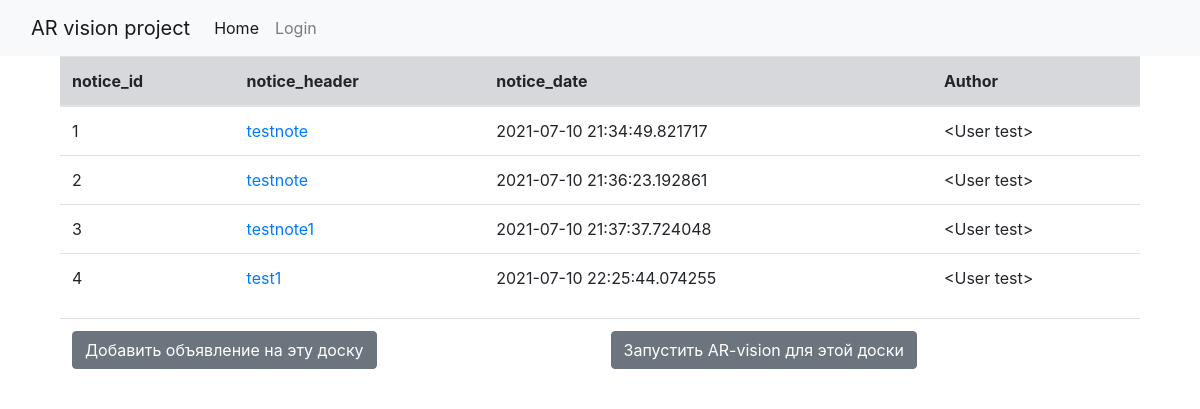
Before: /boards/1 with the older database file.
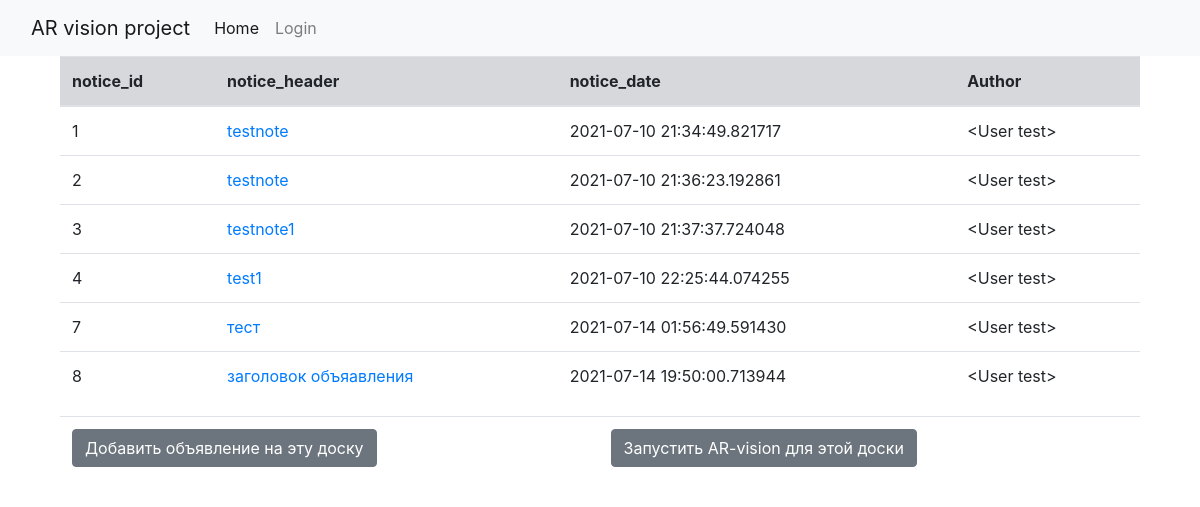
After: the same page with the newer database file.
### webapp/notice/models.py (models this page shows, shortened)
class Notice(db.Model):
        notice_id = db.Column(db.Integer, primary_key=True)
        title = db.Column(db.String, nullable=False)
        text = db.Column(db.Text, nullable=True)
        date = db.Column(db.DateTime, nullable=False, default=datetime.now() )
        author = db.Column(db.Text, nullable=False)
        board_id = db.Column(
                db.Integer,
                db.ForeignKey('board.board_id', ondelete='CASCADE'),
                index = True
        )
        user_id = db.Column(
                db.Integer,
                db.ForeignKey('user.user_id', ondelete='CASCADE'),
                index = True
        )
        notice = db.relationship('Board', backref='notice')
        user = db.relationship('User', backref='notice')

### webapp/board/views.py (the view)
@blueprint.route('/<int:board_id>')
def single_board(board_id):
    title = "board"
    single_board = Board.query.filter(Board.board_id == board_id).first()
    all_notices = Notice.query.filter(Notice.board_id == board_id).all()
    if not single_board:
        abort(404)
    return render_template('boards/single_board.html', board=single_board, notices = all_notices)

### webapp/templates/boards/single_board.html (shortened to what this page needs)
{% extends "base.html" %}
{% block content %}
<div class="container">
    <div class="row">
        <div class="col">
<table class="table">
    <thead>
      <tr class="table-secondary">
        <th scope="col">notice_id</th>
        <th scope="col">notice_header</th>
        <th scope="col">notice_date</th>
        <comment></comment><th scope="col">Author</th></comment>
      </tr>
    </thead>
    {% for item in notices %}
    <TR>
       <TD class="c2"><SPAN>{{item.notice_id}}</SPAN> </TD>
       <TD class="c3"><SPAN><a href="{{url_for('message.single_notice', notice_id=item.notice_id) }}">{{item.title}}</a></SPAN> </TD>
       <TD class="c4"><SPAN>{{item.date}}</SPAN></TD>
       <TD class="c4"><SPAN>{{item.author}}</SPAN></TD>
    </TR>
    {% endfor %}
  </table>
  <table class="table">
    <TR>
      <TD>
  <a href="{{url_for('message.notice_add', board_id=board.board_id) }}">
    <button type="button" class="btn btn-secondary">Добавить объявление на эту доску</button>
  </a>
</TD>
  </div>
  </div>
  <TD>
  <a href="{{url_for('board.board_ar', board_id=board.board_id) }}">
    <button type="button" class="btn btn-secondary">Запустить AR-vision для этой доски</button>
  </a>
</TD>
  </div>
  </div>
  {% endblock %}

### webapp/templates/base.html (shortened to what this page needs)
<!doctype html>
<html lang="en">
  <head>
    <link rel="stylesheet" href="https://stackpath.bootstrapcdn.com/bootstrap/4.1.3/css/bootstrap.min.css">
  </head>
  <body>
    {%  include 'menu.html' %}
   <div class="container">
    {% block content %}
    {% endblock %}
  </body>
</html>

### webapp/templates/menu.html (shortened to what this page needs)
<nav class="navbar navbar-expand-lg navbar-light bg-light">
    <div class="container-fluid">
      <a class="navbar-brand" href="#">AR vision project</a>
      <div class="collapse navbar-collapse" id="navbarSupportedContent">
        <ul class="navbar-nav me-auto mb-2 mb-lg-0">
          <li class="nav-item">
            <a class="nav-link active" aria-current="page" href="{{url_for('index')}}">Home</a>
          </li>
          <li class="nav-item">
            {% if not current_user.is_authenticated%}
            <a class="nav-link" href="{{url_for('user.login')}}">Login</a>
            {% else %}
            <a class="nav-link" href="{{url_for('user.logout')}}">Logout</a>
            {%endif%}
          </li>
        </ul>
      </div>
    </div>
  </nav>

Changed rows visible on the page:
added Notice: notice_id "7", title "тест", date "2021-07-14 01:56:49.591430", author "<User test>"
added Notice: notice_id "8", title "заголовок объяавления", date "2021-07-14 19:50:00.713944", author "<User test>"
